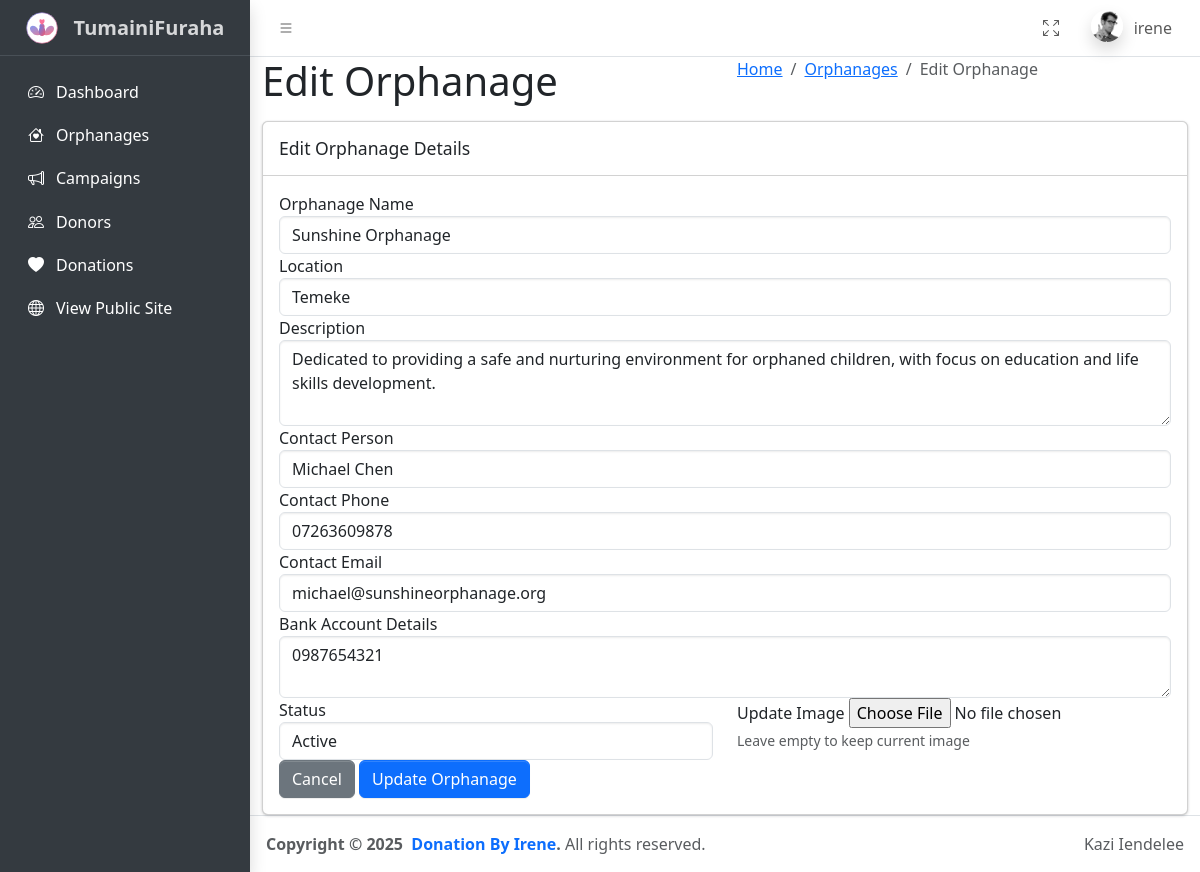
The page /dist/pages/edit-orphanage.php?id=2 (signed in) on the database its author committed.
### tables this page shows
CREATE TABLE `orphanages` (
  `id` int NOT NULL,
  `name` varchar(255) NOT NULL,
  `location` varchar(255) NOT NULL,
  `description` text NOT NULL,
  `contact_person` varchar(255) NOT NULL,
  `contact_phone` varchar(20) NOT NULL,
  `contact_email` varchar(255) NOT NULL,
  `bank_account` varchar(255) DEFAULT NULL,
  `image` varchar(255) DEFAULT NULL,
  `status` enum('active','inactive') NOT NULL DEFAULT 'active',
  `created_at` timestamp NOT NULL DEFAULT CURRENT_TIMESTAMP,
  `updated_at` timestamp NULL DEFAULT NULL ON UPDATE CURRENT_TIMESTAMP,
  PRIMARY KEY (`id`)
);

### dist/pages/edit-orphanage.php (the view, shortened to what this page needs)
<!DOCTYPE html>
<html lang="en">
  <head>
    <link rel="stylesheet" href="../plugins/fontawesome-free/css/all.min.css" />
    <link rel="stylesheet" href="../css/adminlte.min.css" />
  </head>
  <body class="hold-transition sidebar-mini">
    <div class="wrapper">
      <?php include 'header.php';
include '../includes/connection.php';
$id = mysqli_real_escape_string($db, $_GET['id']);
$sql = "SELECT * FROM orphanages WHERE id = $id";
$result = mysqli_query($db, $sql);
$orphanage = mysqli_fetch_assoc($result);
      ?>
      <?php include 'sidebar.php'; ?>
      <div class="content-wrapper">
        <section class="content-header">
          <div class="container-fluid">
            <div class="row mb-2">
              <div class="col-sm-6">
                <h1>Edit Orphanage</h1>
              </div>
              <div class="col-sm-6">
                <ol class="breadcrumb float-sm-right">
                  <li class="breadcrumb-item"><a href="index.php">Home</a></li>
                  <li class="breadcrumb-item"><a href="orphanages.php">Orphanages</a></li>
                  <li class="breadcrumb-item active">Edit Orphanage</li>
                </ol>
              </div>
            </div>
          </div>
        </section>
        <section class="content">
          <div class="container-fluid">
            <div class="row">
              <div class="col-12">
                <div class="card">
                  <div class="card-header">
                    <h3 class="card-title">Edit Orphanage Details</h3>
                  </div>
                  <div class="card-body">
                    <form action="../includes/process-orphanage.php" method="post" enctype="multipart/form-data">
                      <div class="form-group">
                        <label for="name">Orphanage Name</label>
                        <input type="text" class="form-control" id="name" name="name" value="<?php echo $orphanage['name']; ?>" required>
                      </div>
                      <div class="form-group">
                        <label for="location">Location</label>
                        <input type="text" class="form-control" id="location" name="location" value="<?php echo $orphanage['location']; ?>" required>
                      </div>
                      <div class="form-group">
                        <label for="description">Description</label>
                        <textarea class="form-control" id="description" name="description" rows="3" required><?php echo $orphanage['description']; ?></textarea>
                      </div>
                      <div class="form-group">
                        <label for="contact_person">Contact Person</label>
                        <input type="text" class="form-control" id="contact_person" name="contact_person" value="<?php echo $orphanage['contact_person']; ?>" required>
                      </div>
                      <div class="form-group">
                        <label for="contact_phone">Contact Phone</label>
                        <input type="text" class="form-control" id="contact_phone" name="contact_phone" value="<?php echo $orphanage['contact_phone']; ?>" required>
                      </div>
                      <div class="form-group">
                        <label for="contact_email">Contact Email</label>
                        <input type="email" class="form-control" id="contact_email" name="contact_email" value="<?php echo $orphanage['contact_email']; ?>" required>
                      </div>
                      <div class="form-group">
                        <label for="bank_account">Bank Account Details</label>
                        <textarea class="form-control" id="bank_account" name="bank_account" rows="2"><?php echo htmlspecialchars($orphanage['bank_account']); ?></textarea>
                      </div>
                      <div class="row">
                        <div class="col-md-6">
                          <div class="form-group">
                            <label for="status">Status</label>
                            <select class="form-control" id="status" name="status">
                              <option value="active" <?php echo ($orphanage['status'] == 'active') ? 'selected' : ''; ?>>Active</option>
                            </select>
                          </div>
                        </div>
                        <div class="col-md-6">
                          <div class="form-group">
                            <label for="image">Update Image</label>
                            <input type="file" class="form-control-file" id="image" name="image" accept="image/*">
                            <small class="form-text text-muted">Leave empty to keep current image</small>
                          </div>
                        </div>
                      </div>
                      <div class="form-group">
                        <a href="orphanages.php" class="btn btn-secondary">Cancel</a>
                        <button type="submit" name="update_orphanage" class="btn btn-primary">Update Orphanage</button>
                      </div>
                    </form>
                  </div>
                </div>
              </div>
            </div>
          </div>
        </section>
      </div>
      <?php include 'footer.php'; ?>
    </div>
  </body>
</html>

### rows shown on the page
orphanages: name "Sunshine Orphanage", location "Temeke", description "Dedicated to providing a safe and nurturing environment for orphaned children, with focus on education and life skills development.", contact_person "Michael Chen", contact_phone "07263609878", contact_email "michael@sunshineorphanage.org", bank_account "0987654321", status "Active"

### other values the page prints
$_SESSION['username'] "irene"
